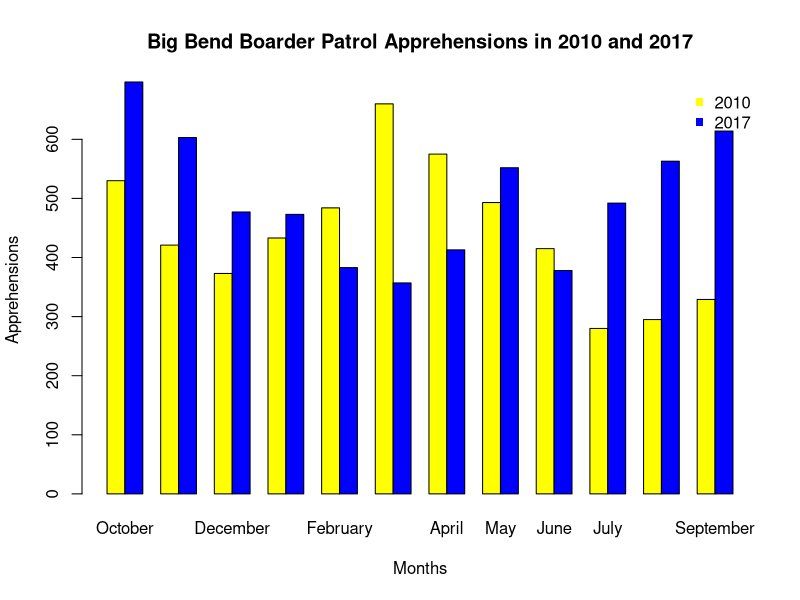
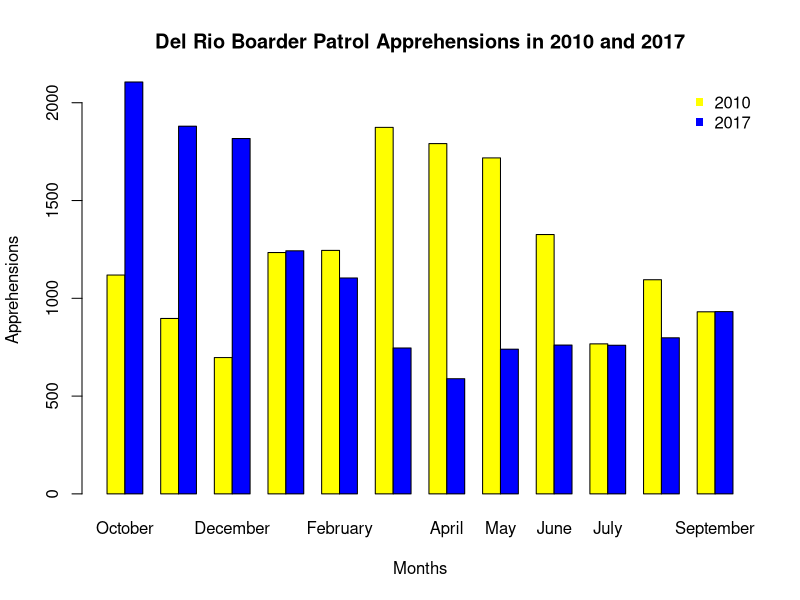
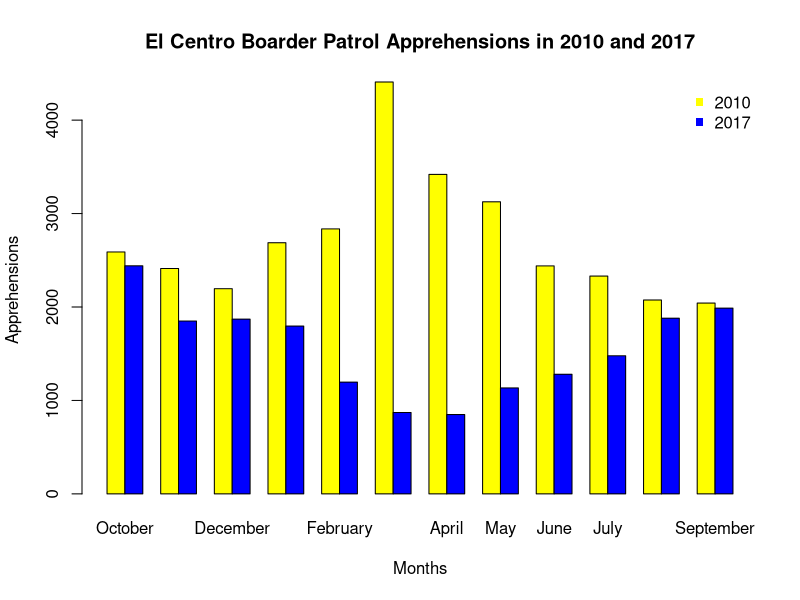
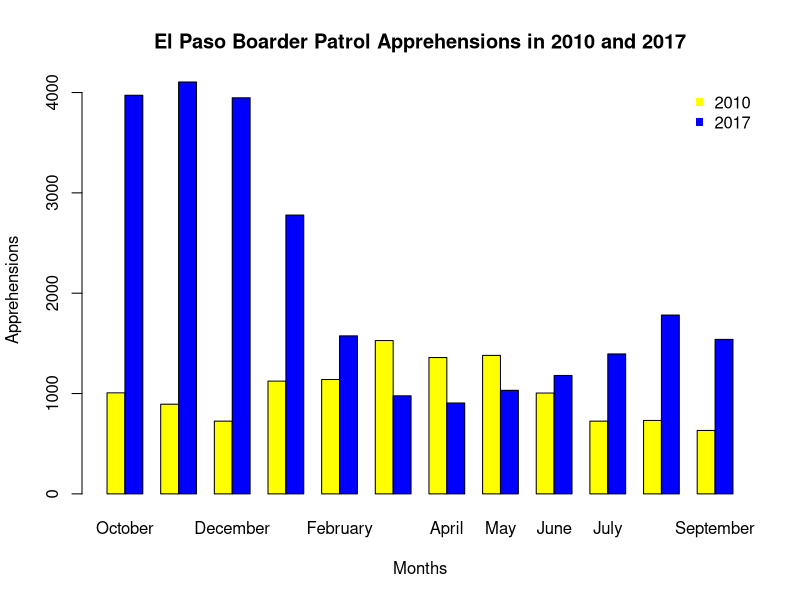
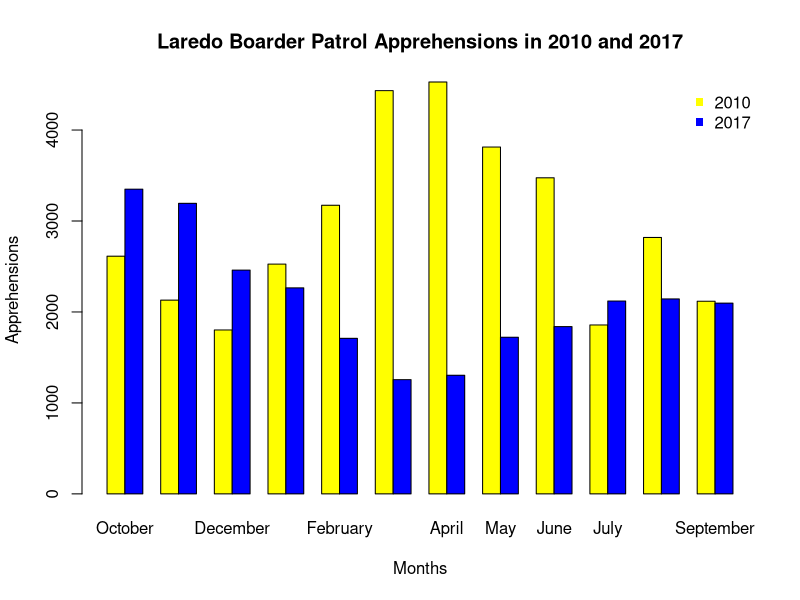
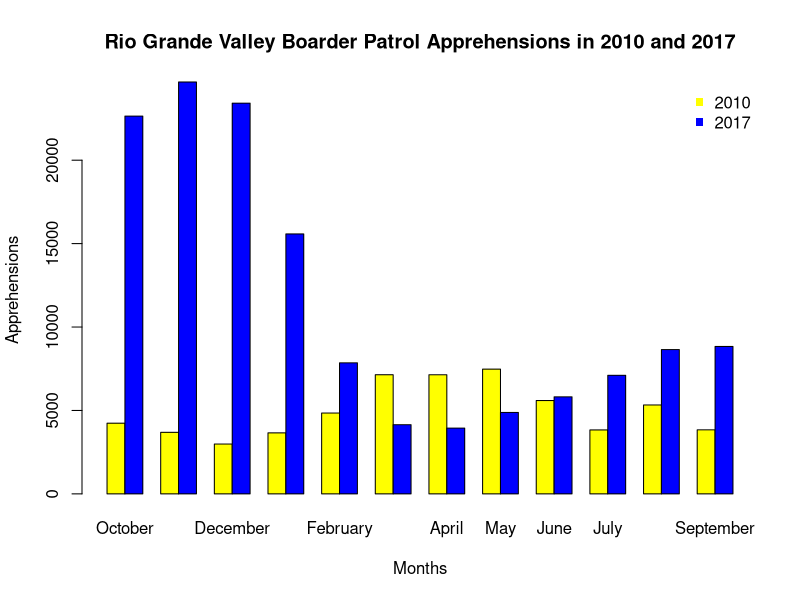
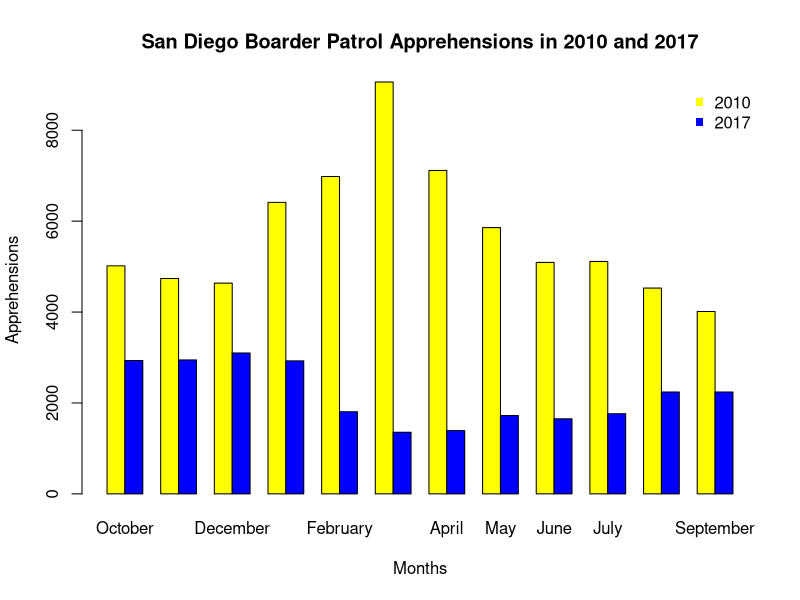
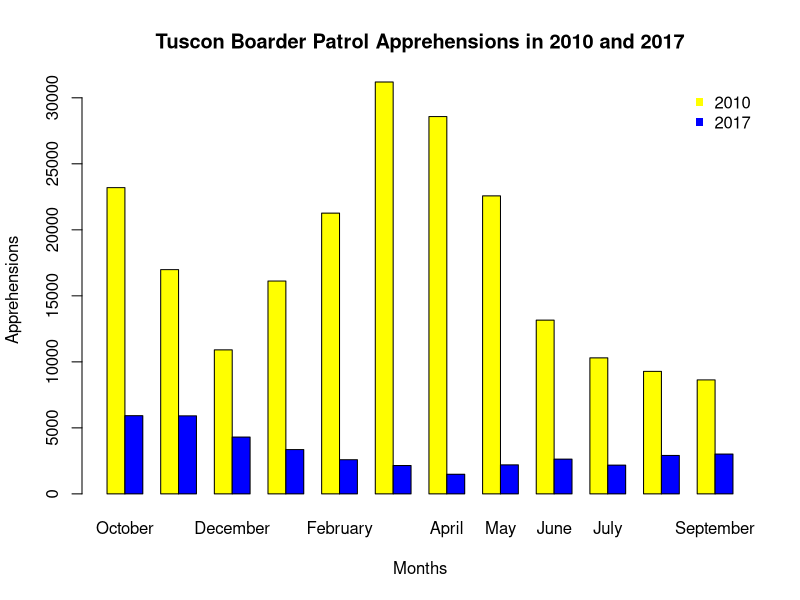

Generate these figures, in order, with R:
## ---- chunk 1
knitr::opts_chunk$set(echo = TRUE)
## ---- chunk 2
data2010 <- read.csv('BP Apprehensions 2010.csv')
data2017 <- read.csv('PB Apprehensions 2017.csv')


name =  c("October", "November", "December", "January", "February", "March", "April", "May", "June", "July", "August", "September")

colrs = c("yellow", "blue")
yrs = c("2010", "2017")
## ---- chunk 3
colu = as.numeric('1')
d1 = as.data.frame(data2010[c(colu),])

d2 = as.data.frame(data2017[c(colu),])

mydata <- rbind(d1, d2)
mydata$Sector <- NULL
rownames(mydata) <- yrs
mydata

barplot(as.matrix(mydata), 
        beside = TRUE,
        main = "Big Bend Boarder Patrol Apprehensions in 2010 and 2017",
        xlab = "Months",
        ylab = "Apprehensions",
        names.arg = name,
        col = colrs, 
        bty="n" )
        legend("topright", c("2010","2017"), pch=15,  col=c("yellow","blue"),  bty="n")

## ---- chunk 4
colu = as.numeric('2')
d1 = as.data.frame(data2010[c(colu),])

d2 = as.data.frame(data2017[c(colu),])

mydata <- rbind(d1, d2)
mydata$Sector <- NULL
rownames(mydata) <- yrs
mydata

barplot(as.matrix(mydata), 
        beside = TRUE,
        main = "Del Rio Boarder Patrol Apprehensions in 2010 and 2017",
        xlab = "Months",
        ylab = "Apprehensions",
        names.arg = name,
        col = colrs, 
        bty="n" )
        legend("topright", yrs, pch=15,  col=c("yellow","blue"),  bty="n")

## ---- chunk 5
colu = as.numeric('3')
d1 = as.data.frame(data2010[c(colu),])

d2 = as.data.frame(data2017[c(colu),])

mydata <- rbind(d1, d2)
mydata$Sector <- NULL
rownames(mydata) <- yrs
mydata

barplot(as.matrix(mydata), 
        beside = TRUE,
        main = "El Centro Boarder Patrol Apprehensions in 2010 and 2017",
        xlab = "Months",
        ylab = "Apprehensions",
        names.arg = name,
        col = colrs, 
        bty="n" )
        legend("topright", yrs, pch=15,  col=c("yellow","blue"),  bty="n")

## ---- chunk 6
colu = as.numeric('4')
d1 = as.data.frame(data2010[c(colu),])

d2 = as.data.frame(data2017[c(colu),])

mydata <- rbind(d1, d2)
mydata$Sector <- NULL
rownames(mydata) <- yrs
mydata

barplot(as.matrix(mydata), 
        beside = TRUE,
        main = "El Paso Boarder Patrol Apprehensions in 2010 and 2017",
        xlab = "Months",
        ylab = "Apprehensions",
        names.arg = name,
        col = colrs, 
        bty="n" )
        legend("topright", yrs, pch=15,  col=c("yellow","blue"),  bty="n")

## ---- chunk 7
colu = as.numeric('5')
d1 = as.data.frame(data2010[c(colu),])
d2 = as.data.frame(data2017[c(colu),])

mydata <- rbind(d1, d2)
mydata$Sector <- NULL
rownames(mydata) <- yrs
mydata

barplot(as.matrix(mydata), 
        beside = TRUE,
        main = "Laredo Boarder Patrol Apprehensions in 2010 and 2017",
        xlab = "Months",
        ylab = "Apprehensions",
        names.arg = name,
        col = colrs, 
        bty="n" )
        legend("topright", yrs, pch=15,  col=c("yellow","blue"),  bty="n")

## ---- chunk 8
colu = as.numeric('6')
d1 = as.data.frame(data2010[c(colu),])
d2 = as.data.frame(data2017[c(colu),])

mydata <- rbind(d1, d2)
mydata$Sector <- NULL
rownames(mydata) <- yrs
mydata

barplot(as.matrix(mydata), 
        beside = TRUE,
        main = "Rio Grande Valley Boarder Patrol Apprehensions in 2010 and 2017",
        xlab = "Months",
        ylab = "Apprehensions",
        names.arg = name,
        col = colrs, 
        bty="n" )
        legend("topright", yrs, pch=15,  col=c("yellow","blue"),  bty="n")

## ---- chunk 9
colu = as.numeric('7')
d1 = as.data.frame(data2010[c(colu),])
d2 = as.data.frame(data2017[c(colu),])

mydata <- rbind(d1, d2)
mydata$Sector <- NULL
rownames(mydata) <- yrs
mydata

barplot(as.matrix(mydata), 
        beside = TRUE,
        main = "San Diego Boarder Patrol Apprehensions in 2010 and 2017",
        xlab = "Months",
        ylab = "Apprehensions",
        names.arg = name,
        col = colrs, 
        bty="n" )
        legend("topright", yrs, pch=15,  col=c("yellow","blue"),  bty="n")

## ---- chunk 10
colu = as.numeric('8')
d1 = as.data.frame(data2010[c(colu),])
d2 = as.data.frame(data2017[c(colu),])

mydata <- rbind(d1, d2)
mydata$Sector <- NULL
rownames(mydata) <- yrs
mydata

barplot(as.matrix(mydata), 
        beside = TRUE,
        main = "Tuscon Boarder Patrol Apprehensions in 2010 and 2017",
        xlab = "Months",
        ylab = "Apprehensions",
        names.arg = name,
        col = colrs, 
        bty="n" )
        legend("topright", yrs, pch=15,  col=c("yellow","blue"),  bty="n")

## ---- chunk 11
colu = as.numeric('9')
d1 = as.data.frame(data2010[c(colu),])
d2 = as.data.frame(data2017[c(colu),])

mydata <- rbind(d1, d2)
mydata$Sector <- NULL
rownames(mydata) <- yrs
mydata

barplot(as.matrix(mydata), 
        beside = TRUE,
        main = "Yuma Boarder Patrol Apprehensions in 2010 and 2017",
        xlab = "Months",
        ylab = "Apprehensions",
        names.arg = name,
        col = colrs, 
        bty="n" )
        legend("topright", yrs, pch=15,  col=c("yellow","blue"),  bty="n")

